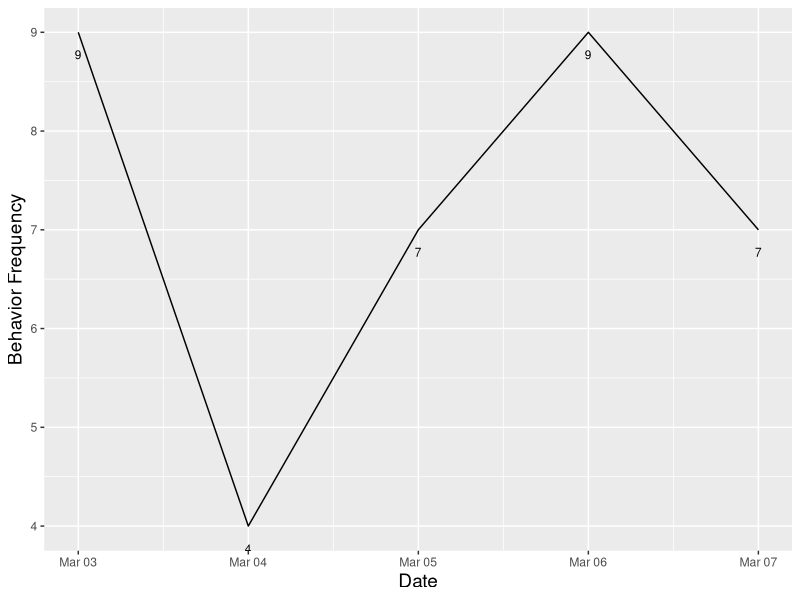
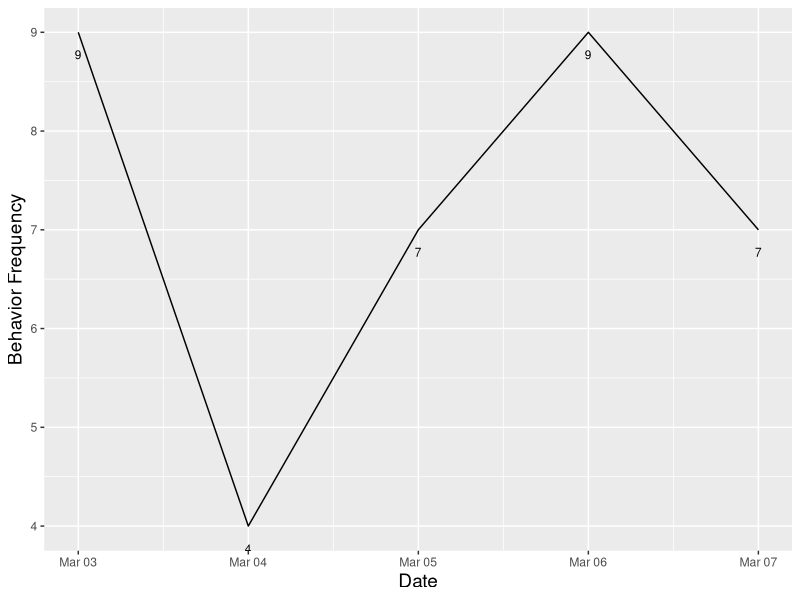

Source code (R) for these figures, in order:

# Load packages -----------------------------------------------------------
set.seed(916)
library(tidyverse)


# Build dataset -----------------------------------------------------------

behavior <- tibble(school = c(rep("School A", 5)),
                     year = as.Date(c("2019-03-03", "2019-03-04", "2019-03-05", "2019-03-06", "2019-03-07")), 
                     enr = sample(3:10, 5, replace = TRUE))


# Plot --------------------------------------------------------------------

ggplot(data = behavior, aes(x = year, y = enr)) + 
  geom_line() + 
  #scale_y_continuous(limits = c(5500, 6300)) + 
  geom_text(aes(label = enr), 
            size = 3, hjust = 0.5, vjust = 3) +
  labs(#title = "Figure 5.1: Average Enrollment Over Last Five Years", 
    #subtitle = "Example of a bar chart", 
    #caption = "This is not real data", 
    x = "Date", 
    y = "Behavior Frequency") + 
  theme(plot.title = element_text(size = rel(1.5)), 
        plot.subtitle = element_text(size = rel(1.25)), 
        #plot.caption = element_text(size = rel(1.25)), 
        axis.title = element_text(size = rel(1.25)))

ggsave("output/figure_17_2.png", width = 9600, height = 6000, units = "px", dpi = 1200)